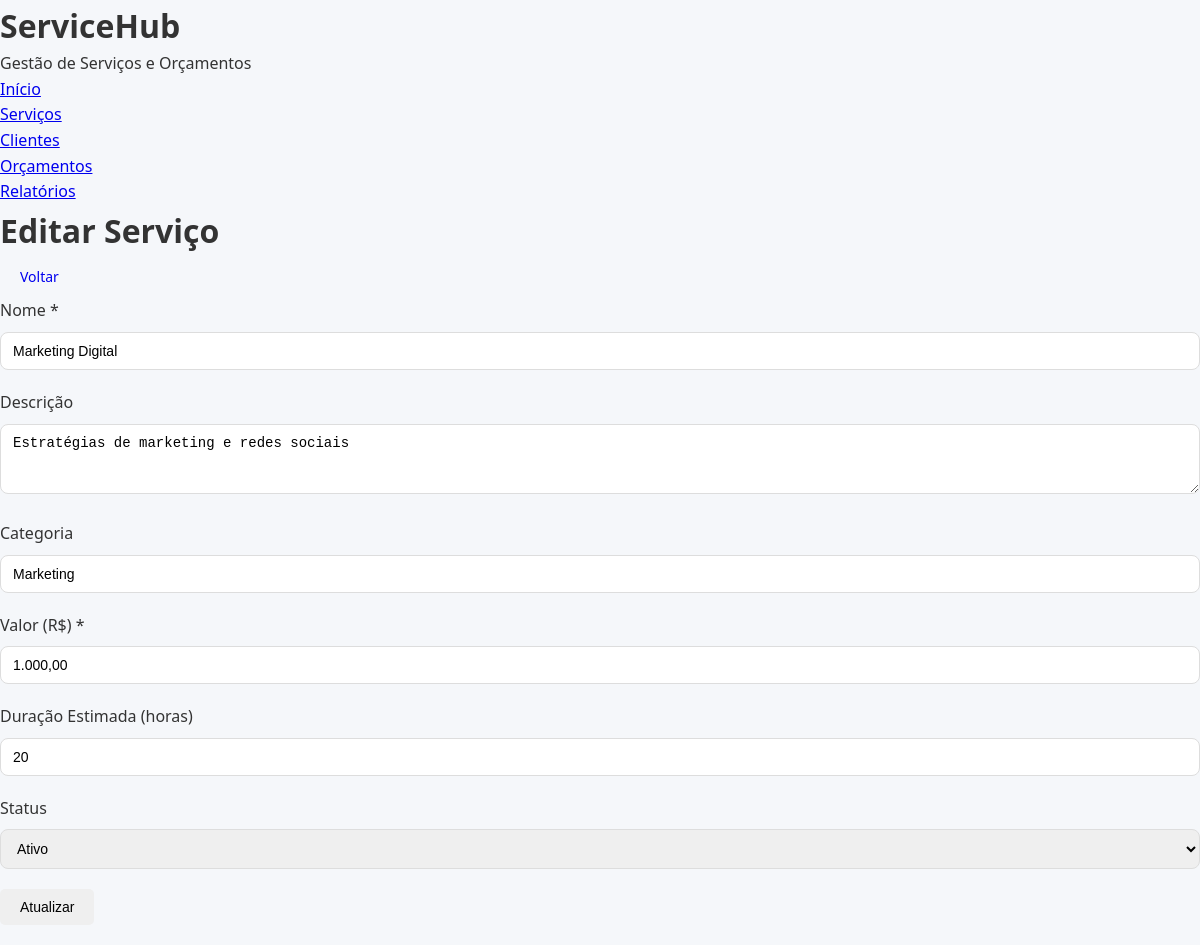
The app's page /TCC/servicos/edit.php?id=5, older data.
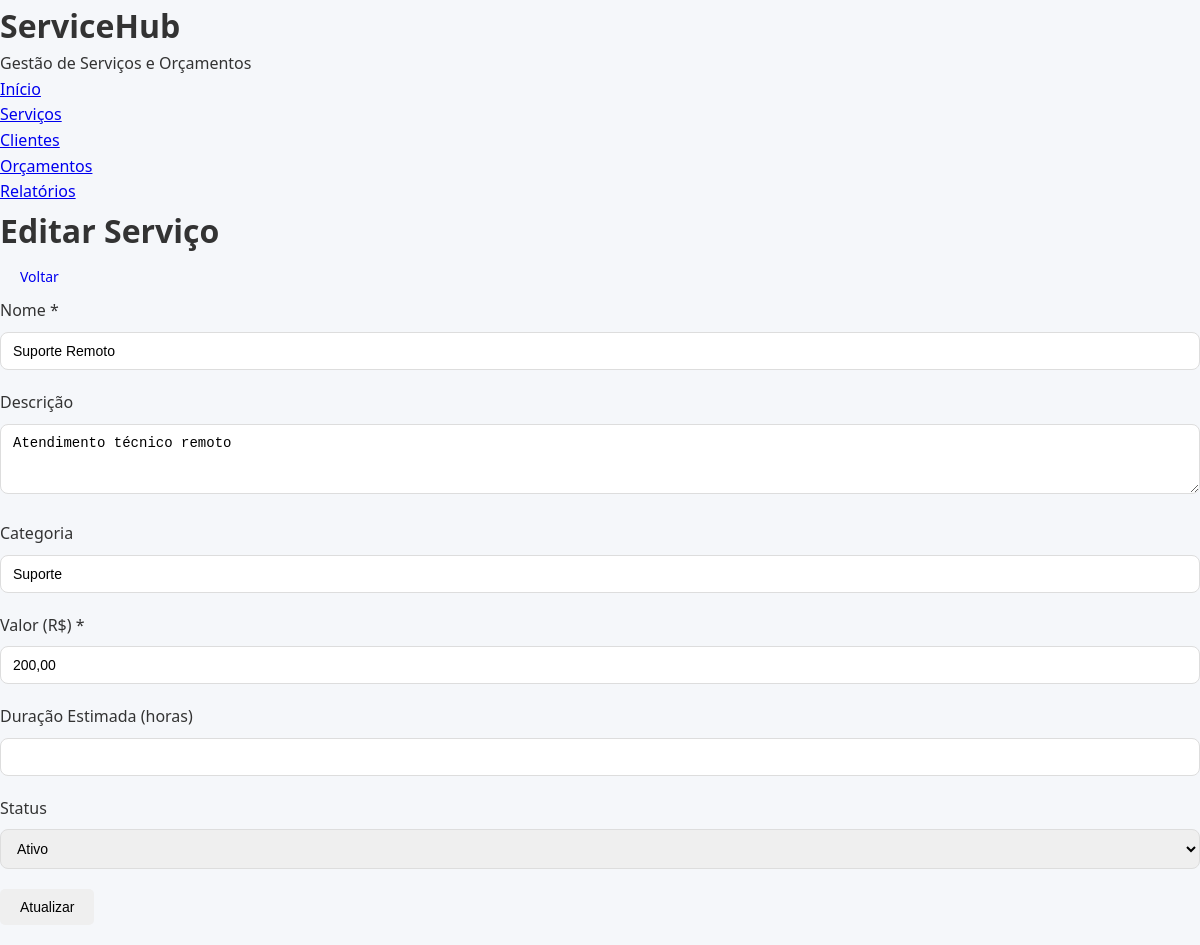
The same page, newer data.
### tables this page shows
CREATE TABLE servicos (
    id INT AUTO_INCREMENT PRIMARY KEY,
    empresa_id INT NOT NULL,
    nome VARCHAR(100) NOT NULL,
    descricao TEXT,
    valor DECIMAL(10,2) NOT NULL,
    duracao_estimada INT COMMENT 'Duração em horas',
    categoria VARCHAR(50),
    status TINYINT DEFAULT 1 COMMENT '1=Ativo, 0=Inativo',
    created_at TIMESTAMP DEFAULT CURRENT_TIMESTAMP,
    updated_at TIMESTAMP DEFAULT CURRENT_TIMESTAMP ON UPDATE CURRENT_TIMESTAMP,
    FOREIGN KEY (empresa_id) REFERENCES empresas(id) ON DELETE CASCADE
);

### TCC/servicos/edit.php (the view, shortened to what this page needs)
<?php
require_once '../includes/config.php';
$id = $_GET['id'] ?? 0;
$stmt = $pdo->prepare("SELECT * FROM servicos WHERE id = ?");
$stmt->execute([$id]);
$servico = $stmt->fetch();
$nome = $servico['nome'];
$descricao = $servico['descricao'];
$categoria = $servico['categoria'];
$valor = number_format($servico['valor'], 2, ',', '.');
$duracao_estimada = $servico['duracao_estimada'];
$status = $servico['status'];
?>
<!DOCTYPE html>
<html lang="pt">
<head>
    <link rel="stylesheet" href="../css/estilo.css">
</head>
<body>
    <header class="main-header">
    <div class="header-content">
        <div class="logo">
            <h1>ServiceHub</h1>
            <p>Gestão de Serviços e Orçamentos</p>
        </div>
        <nav class="main-nav">
            <ul>
                <li><a href="../index.php">Início</a></li>
                <li><a href="../servicos/index.php">Serviços</a></li>
                <li><a href="../clientes/index.php">Clientes</a></li>
                <li><a href="../orcamentos/index.php">Orçamentos</a></li>
                <li><a href="../relatorios/index.php">Relatórios</a></li>
            </ul>
        </nav>
    </div>
</header>
    <div class="container">
        <h1>Editar Serviço</h1>
        <a href="index.php" class="btn">Voltar</a>
        <form method="post">
            <div class="form-group">
                <label for="nome">Nome *</label>
                <input type="text" id="nome" name="nome" class="form-control" value="<?= htmlspecialchars($nome) ?>">
            </div>
            <div class="form-group">
                <label for="descricao">Descrição</label>
                <textarea id="descricao" name="descricao" class="form-control" rows="3"><?= htmlspecialchars($descricao) ?></textarea>
            </div>
            <div class="form-group">
                <label for="categoria">Categoria</label>
                <input type="text" id="categoria" name="categoria" class="form-control" value="<?= htmlspecialchars($categoria) ?>">
            </div>
            <div class="form-group">
                <label for="valor">Valor (R$) *</label>
                <input type="text" id="valor" name="valor" class="form-control" value="<?= $valor ?>" placeholder="0,00">
            </div>
            <div class="form-group">
                <label for="duracao_estimada">Duração Estimada (horas)</label>
                <input type="number" id="duracao_estimada" name="duracao_estimada" class="form-control" value="<?= $duracao_estimada ?>">
            </div>
            <div class="form-group">
                <label for="status">Status</label>
                <select id="status" name="status" class="form-control">
                    <option value="1" <?= $status == 1 ? 'selected' : '' ?>>Ativo</option>
                </select>
            </div>
            <div class="form-group">
                <button type="submit" class="btn">Atualizar</button>
            </div>
        </form>
    </div>
</body>
</html>

Row changes from the older to the newer data that the page shows:
changed servicos "Ativo": nome "Marketing Digital" → "Suporte Remoto"; descricao "Estratégias de marketing e redes sociais" → "Atendimento técnico remoto"; categoria "Marketing" → "Suporte"; valor "1.000,00" → "200,00"; duracao_estimada "20" → (not shown)
